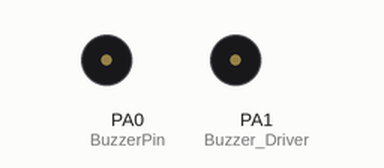
The program below on a simulated ATmega32, built with avr-gcc and emulated at 8 MHz. On the bench: buzzer (waves = sounding, pin HIGH).

Above: at 0.15 s.
At 1.65 s:
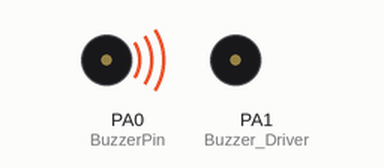
At 3.45 s:
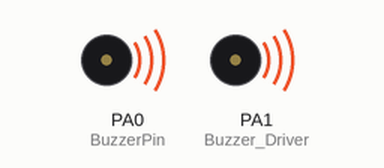
At 6.75 s:
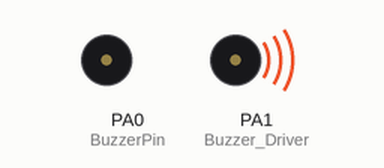
Timing chart, 0 to 7.0 s (numbered marks = the images above):
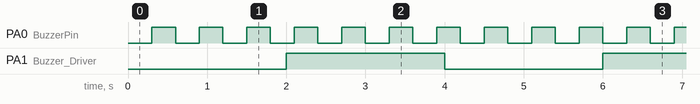

The program:

main.c
```c
// (licence header left out)
#include <util/delay.h>
#include "Hal/Led/Led_Interface.h"
#include "Hal/Buzzer/Buzzer_Interface.h"
#include "Mcal/Timer0/T0_Interface.h"
#include "Mcal/GIE/GIE_Interface.h"
/**
 * T1 -> 300msec  -> Buzzer Toggle At 300msec
 * T2 -> 2000msec -> Led Toggle At 2000msec
 * Req-> 100msec -> 3
 * Timer0 8bit - FCPU =8mhz  - Prescaller 64
 * CLK = 64/8000 000 => 8usec
 * OVF = 256*Clktime = 256*8usec = 2048usec
 * No Of OVF Count = 100 000 / 2048 =48.828125
 * preload = 256*(1-0.828125) = 44
 */
static volatile uint32_t SystemTick = 0 ;
void App_TickUpdate()
{
    SystemTick++;
}
 void main ()
{
    //Buzzer 300msec
    Led_Init(DIO_GroupA,DIO_Pin0);
    //Led 2000msec
    Led_Init(DIO_GroupA,DIO_Pin1);
    T0_NormalCallBack(App_TickUpdate);
    T0_NormalInit();
    GIE_Enable();
    uint32_t LastTimeofBuzzer = 0;
    uint32_t LastTimeofLed = 0;

    while(1)
    {
        if((SystemTick - LastTimeofBuzzer) >=3 )
        {
            Led_Toggle(DIO_GroupA,DIO_Pin0);
            LastTimeofBuzzer = SystemTick;
        }
        if((SystemTick - LastTimeofLed) >= 20 )
        {
            Led_Toggle(DIO_GroupA,DIO_Pin1);
            LastTimeofLed = SystemTick;
        }
    }


    /*
    Led_Init(DIO_GroupB,DIO_Pin3);
    T0_PwmInit();
    uint8_t LightIntensity=0;
    while (1)
    {
        for(LightIntensity=0;LightIntensity<=100;LightIntensity++)
        {
            T0_SetDutyCycle(LightIntensity);
            _delay_ms(50);
        }
        for(LightIntensity=100;LightIntensity>0;LightIntensity--)
        {
            T0_SetDutyCycle(LightIntensity);
            _delay_ms(50);
        }
    }
    */

}


void ButtonLedAPP(void)
{
    Led_Toggle(DIO_GroupA,DIO_Pin4);
}
```

Config.h
```c
// (licence header left out)
#ifndef _COMMON_CONFIG_H
#define _COMMON_CONFIG_H

#include "Definition.h"

/* ATmega32 project clock; keep this guarded for build-level overrides. */
#ifndef F_CPU
#define F_CPU 8000000UL
#endif// _COMMON_CONFIG_H
/*MCAL*/
/* Driver switches used by the current project. */
#define ADC_Driver          Enable
#define DIO_Driver          Enable
#define EXTI_Driver         Enable
#define GIE_Driver          Enable
#define InternalEEPROM      Enable
#define SPI_Driver          Enable
#define Timer0_Driver       Enable
#define Timer1_Driver       Enable
#define Timer2_Driver       Enable
#define TWI_Driver          Enable
#define Usart_Driver        Enable

/*HAL*/
#define Button_Driver       Enable
#define Buzzer_Driver       Enable
#define DcMotor_Driver      Enable
#define Kpd_Driver          Enable
#define Lcd_Driver          Enable
#define Led_Driver          Enable
#define SevSeg_Driver       Enable


#if Timer0_Driver
/* Select one Timer0 mode; the current application uses overflow mode. */
#define T0_Normal     Enable
#define T0_CTC        Enable
#define T0_PWM        Enable
#endif//  Timer0_Driver


#if Timer2_Driver
/* Timer2 driver files are present, but its configuration/API is not implemented. */
#define T2_Normal     Enable
#define T2_CTC        Enable
#define T2_PWM        Enable
#endif//  Timer2_Driver


#endif//     _COMMON_CONFIG_H
```

Buzzer_Config.h
```c
// (licence header left out)
#ifndef _HAL_BUZZER_BUZZER_CONFIG_H
#define _HAL_BUZZER_BUZZER_CONFIG_H

#include "../../Common/Config.h"

#if Buzzer_Driver

#include "../../Mcal/DIO/DIO_Interface.h"

#define Buzzer_ConnectionType Buzzer_NPNConnection
#define BuzzerGroup           DIO_GroupA
#define BuzzerPin             DIO_Pin0

#endif// Buzzer_Driver


#endif// _HAL_BUZZER_BUZZER_CONFIG_H
```

Definition.h
```c
/*
 * Definition.h
 *
 *  Created on: Aug 22, 2026
 *      Author: hesham
 */

#ifndef _COMMON_DEFINITION_H
#define _COMMON_DEFINITION_H


#define NULL         (void*)0
#define NullChar     '\0'

#define Enable 1
#define Disable 0

#endif// _COMMON_DEFINITION_H
```

Led_Interface.h
```c
#ifndef LED_INTERFACE
#define LED_INTERFACE

#include <stdint.h>
#include "../../Mcal/DIO/DIO_Interface.h"

#include "Led_Private.h"

void Led_Init(uint8_t LedGroup,uint8_t LedPin);

void Led_On(uint8_t LedGroup,uint8_t LedPin,uint8_t ConnectionType);

void Led_Off(uint8_t LedGroup,uint8_t LedPin,uint8_t ConnectionType);

void Led_Toggle(uint8_t LedGroup,uint8_t LedPin);


#endif /* LED_INTERFACE */
```

Led_Program.c
```c
#include "Led_Interface.h"

void Led_Init(uint8_t LedGroup,uint8_t LedPin)
{
    DIO_DirectionSelectForPin(LedGroup,LedPin,DIO_High);
}

void Led_On(uint8_t LedGroup,uint8_t LedPin,uint8_t ConnectionType)
{
    DIO_WriteForPin(DIO_GroupB,DIO_Pin3,DIO_Low);
    if(ConnectionType==Led_SourceConnection)
    {
        DIO_WriteForPin(LedGroup,LedPin,DIO_High);
    }
    else if (ConnectionType==Led_SinkConnection)
    {
        DIO_WriteForPin(LedGroup,LedPin,DIO_Low);
    }
    else
    {

    }
    DIO_WriteForPin(DIO_GroupB,DIO_Pin3,DIO_High);

}

void Led_Off(uint8_t LedGroup,uint8_t LedPin,uint8_t ConnectionType)
{
    if(ConnectionType==Led_SourceConnection)
    {
        DIO_WriteForPin(LedGroup,LedPin,DIO_Low);
    }
    else if (ConnectionType==Led_SinkConnection)
    {
        DIO_WriteForPin(LedGroup,LedPin,DIO_High);
    }
    else
    {

    }
}

void Led_Toggle(uint8_t LedGroup,uint8_t LedPin)
{
    DIO_ToggleForPin(LedGroup,LedPin);
}
```

Definition.h
```c
/*
 * Definition.h
 *
 *  Created on: Aug 22, 2026
 *      Author: hesham
 */

#ifndef _COMMON_DEFINITION_H
#define _COMMON_DEFINITION_H


#define NULL         (void*)0
#define NullChar     '\0'

#define Enable 1
#define Disable 0

#endif// _COMMON_DEFINITION_H
```

Buzzer_Interface.h
```c
// (licence header left out)
#ifndef BUZZER_INTERFACE_H
#define BUZZER_INTERFACE_H
#include "../../Common/Config.h"
#if Buzzer_Driver

#include <stdint.h>
#include "../../Common/BitMath.h"
#include "../../Common/Definition.h"
#include "../../Mcal/DIO/DIO_Interface.h"
#include "Buzzer_Private.h"
#include "Buzzer_Config.h"

void Buzzer_Init(void);
void Buzzer_On(void);
void Buzzer_Off(void);
void Buzzer_Toggle(void);

#endif// Buzzer_Driver

#endif// _HAL_BUZZER_BUZZER_INTERFACE_H
```

Led_Interface.h
```c
#ifndef LED_INTERFACE
#define LED_INTERFACE

#include <stdint.h>
#include "../../Mcal/DIO/DIO_Interface.h"

#include "Led_Private.h"

void Led_Init(uint8_t LedGroup,uint8_t LedPin);

void Led_On(uint8_t LedGroup,uint8_t LedPin,uint8_t ConnectionType);

void Led_Off(uint8_t LedGroup,uint8_t LedPin,uint8_t ConnectionType);

void Led_Toggle(uint8_t LedGroup,uint8_t LedPin);


#endif /* LED_INTERFACE */
```

Led_Program.c
```c
#include "Led_Interface.h"

void Led_Init(uint8_t LedGroup,uint8_t LedPin)
{
    DIO_DirectionSelectForPin(LedGroup,LedPin,DIO_High);
}

void Led_On(uint8_t LedGroup,uint8_t LedPin,uint8_t ConnectionType)
{
    DIO_WriteForPin(DIO_GroupB,DIO_Pin3,DIO_Low);
    if(ConnectionType==Led_SourceConnection)
    {
        DIO_WriteForPin(LedGroup,LedPin,DIO_High);
    }
    else if (ConnectionType==Led_SinkConnection)
    {
        DIO_WriteForPin(LedGroup,LedPin,DIO_Low);
    }
    else
    {

    }
    DIO_WriteForPin(DIO_GroupB,DIO_Pin3,DIO_High);

}

void Led_Off(uint8_t LedGroup,uint8_t LedPin,uint8_t ConnectionType)
{
    if(ConnectionType==Led_SourceConnection)
    {
        DIO_WriteForPin(LedGroup,LedPin,DIO_Low);
    }
    else if (ConnectionType==Led_SinkConnection)
    {
        DIO_WriteForPin(LedGroup,LedPin,DIO_High);
    }
    else
    {

    }
}

void Led_Toggle(uint8_t LedGroup,uint8_t LedPin)
{
    DIO_ToggleForPin(LedGroup,LedPin);
}
```

BitMath.h
```c
/*
 * BitMath.h
 *
 *  Created on: Aug 22, 2026
 *      Author: hesham
 */

#ifndef COMMON_BITMATH_H_
#define COMMON_BITMATH_H_

#define SetBit(Reg,BitNo)    Reg|=(1<<BitNo)
#define ClearBit(Reg,BitNo)  Reg&=~(1<<BitNo)
#define ToggleBit(Reg,BitNo) Reg^=(1<<BitNo)
#define ReadBit(Reg,BitNo)  (Reg>>BitNo)&1

#endif /* COMMON_BITMATH_H_ */
```

Led_Private.h
```c
#ifndef LED_PRIVATE
#define LED_PRIVATE

#define Led_SinkConnection     0
#define Led_SourceConnection     1


#endif /* LED_PRIVATE */
```

Atmega32Registers.h
```c
// (licence header left out)
#ifndef _MCAL_ATMEGA32REGISTERS_H
#define _MCAL_ATMEGA32REGISTERS_H
#include <stdint.h>
#define DDRA_Reg    *((volatile uint8_t*)0x3A)
#define PORTA_Reg   *((volatile uint8_t*)0x3B)
#define PINA_Reg    *((volatile uint8_t*)0x39)

#define DDRB_Reg    *((volatile uint8_t*)0x37)
#define PORTB_Reg   *((volatile uint8_t*)0x38)
#define PINB_Reg    *((volatile uint8_t*)0x36)

#define DDRC_Reg    *((volatile uint8_t*)0x34)
#define PORTC_Reg   *((volatile uint8_t*)0x35)
#define PINC_Reg    *((volatile uint8_t*)0x33)

#define DDRD_Reg    *((volatile uint8_t*)0x31)
#define PORTD_Reg   *((volatile uint8_t*)0x32)
#define PIND_Reg    *((volatile uint8_t*)0x30)

#define SREG_Reg    *((volatile uint8_t*)0x5F)

#define MCUCR_Reg    *((volatile uint8_t*)0x55)
#define MCUCSR_Reg   *((volatile uint8_t*)0x54)
#define GICR_Reg     *((volatile uint8_t*)0x5B)
#define GIFR_Reg     *((volatile uint8_t*)0x5A)

#endif// _MCAL_ATMEGA32REGISTERS_H
```

DIO_Config.h
```c
// (licence header left out)
#ifndef DIO_CONFIG
#define DIO_CONFIG


#endif /* DIO_CONFIG */
```

DIO_Interface.h
```c
// (licence header left out)
#ifndef _DIO_INTERFACE_H_
#define _DIO_INTERFACE_H_


#include <stdint.h>
#include "../../Common/BitMath.h"
#include "../../Common/Definition.h"
#include "../Atmega32Registers.h"

#include "DIO_Private.h"
#include "DIO_Config.h"

 /*Direction*/


/**
 * @fn
 * @brief
 * @param GroupName
 * @param PinNo
 * @param DirectionState
 */
void DIO_DirectionSelectForPin(uint8_t GroupName ,uint8_t PinNo ,uint8_t DirectionState );

/**
 * @fn
 * @brief
 * @param GroupName
 * @param DirectionState
 */
void DIO_DirectionSelectForGroup(uint8_t GroupName ,uint8_t DirectionState );

 /*OutputValue*/
void DIO_WriteForPin(uint8_t GroupName ,uint8_t PinNo ,uint8_t OutputValue );
void DIO_WriteForGroup(uint8_t GroupName ,uint8_t OutputValue );


 /*InputState*/
void DIO_ReadInputForPin(uint8_t GroupName ,uint8_t PinNo ,uint8_t *InputState );
void DIO_ReadInputForGroup(uint8_t GroupName ,uint8_t *InputState);


 /*Toggle*/
void DIO_ToggleForPin(uint8_t GroupName ,uint8_t PinNo );
void DIO_ToggleForGroup(uint8_t GroupName  );
 /*Internal Pull Up */
 void DIO_InternalPullUpControl(uint8_t GroupName ,uint8_t PinNo,uint8_t PullUpState);


 #endif 
```

DIO_Private.h
```c
// (licence header left out)
#ifndef DIO_PRIVATE
#define DIO_PRIVATE


typedef enum
{
    DIO_Input  = 0 ,
    DIO_Output = 1 ,
    DIO_AllOutput=0xFF,
}DIO_Direction_t;

typedef enum
{
    DIO_Low ,
    DIO_High ,
    DIO_AllHigh=0xFF,
}DIO_OutputValue_t;

typedef enum
{
    DIO_GroupA=1,
    DIO_GroupB,
    DIO_GroupC,
    DIO_GroupD,

}DIO_GroupName_t;

typedef enum
{
    DIO_Pin0,
    DIO_Pin1,
    DIO_Pin2,
    DIO_Pin3,
    DIO_Pin4,
    DIO_Pin5,
    DIO_Pin6,
    DIO_Pin7,
}DIO_PinNo_t;


#endif /* DIO_PRIVATE */
```

DIO_Program.c
```c
// (licence header left out)
#include "DIO_Interface.h"
void DIO_DirectionSelectForPin(uint8_t GroupName ,uint8_t PinNo ,uint8_t DirectionState )
{
    if(PinNo<=DIO_Pin7)
        {
            if(DirectionState==DIO_Output)
            {
                switch(GroupName)
                {
                    case DIO_GroupA: SetBit(DDRA_Reg,PinNo);break;
                    case DIO_GroupB: SetBit(DDRB_Reg,PinNo);break;
                    case DIO_GroupC: SetBit(DDRC_Reg,PinNo);break;
                    case DIO_GroupD: SetBit(DDRD_Reg,PinNo);break;
                    default : break; /*Error Code Wrong GroupName*/
                }
            }
            else if (DirectionState==DIO_Input)
            {
                switch(GroupName)
                {
                    case DIO_GroupA: ClearBit(DDRA_Reg,PinNo);break;
                    case DIO_GroupB: ClearBit(DDRB_Reg,PinNo);break;
                    case DIO_GroupC: ClearBit(DDRC_Reg,PinNo);break;
                    case DIO_GroupD: ClearBit(DDRD_Reg,PinNo);break;
                    default : break; /*Error Code Wrong GroupName*/
                }
            }
            else{
                // Error Code
            }
        }
}

void DIO_DirectionSelectForGroup(uint8_t GroupName ,uint8_t DirectionState )
{
    switch(GroupName)
    {
        case DIO_GroupA: DDRA_Reg=DirectionState;break;
        case DIO_GroupB: DDRB_Reg=DirectionState;break;
        case DIO_GroupC: DDRC_Reg=DirectionState;break;
        case DIO_GroupD: DDRD_Reg=DirectionState;break;
        default :  break;/*ErrorCode wrong Group*/
    }
}
void DIO_WriteForGroup(uint8_t GroupName ,uint8_t OutputValue )
{

    switch(GroupName)
    {
        case DIO_GroupA: PORTA_Reg=OutputValue;break;
        case DIO_GroupB: PORTB_Reg=OutputValue;break;
        case DIO_GroupC: PORTC_Reg=OutputValue;break;
        case DIO_GroupD: PORTD_Reg=OutputValue;break;
        default : break;/*ErrorCode wrong Group*/
    }
}

void DIO_WriteForPin(uint8_t GroupName ,uint8_t PinNo ,uint8_t OutputValue )
{
    if (PinNo<=DIO_Pin7)
    {
        if(OutputValue==DIO_Low)
        {
            switch(GroupName)
            {
                case DIO_GroupA: ClearBit(PORTA_Reg,PinNo);break;
                case DIO_GroupB: ClearBit(PORTB_Reg,PinNo);break;
                case DIO_GroupC: ClearBit(PORTC_Reg,PinNo);break;
                case DIO_GroupD: ClearBit(PORTD_Reg,PinNo);break;
            }
        }
        else if(OutputValue==DIO_High)
        {
            switch(GroupName)
            {
                case DIO_GroupA: SetBit(PORTA_Reg,PinNo);break;
                case DIO_GroupB: SetBit(PORTB_Reg,PinNo);break;
                case DIO_GroupC: SetBit(PORTC_Reg,PinNo);break;
                case DIO_GroupD: SetBit(PORTD_Reg,PinNo);break;
            }
        }
    }
}


void DIO_ReadInputForPin(uint8_t GroupName ,uint8_t PinNo ,uint8_t *InputState )
{
    if(InputState!=NULL&&PinNo<=DIO_Pin7)
    {
        switch(GroupName)
        {
         case DIO_GroupA:*InputState=ReadBit(PINA_Reg,PinNo);break;
         case DIO_GroupB:*InputState=ReadBit(PINB_Reg,PinNo);break;
         case DIO_GroupC:*InputState=ReadBit(PINC_Reg,PinNo);break;
         case DIO_GroupD:*InputState=ReadBit(PIND_Reg,PinNo);break;
        }
    }
}

void DIO_ReadInputForGroup(uint8_t GroupName ,uint8_t *InputState)
{
    if(InputState!=NULL)
    {
        switch(GroupName)
        {
            case DIO_GroupA : *InputState=PINA_Reg;break;
            case DIO_GroupB : *InputState=PINB_Reg;break;
            case DIO_GroupC : *InputState=PINC_Reg;break;
            case DIO_GroupD : *InputState=PIND_Reg;break;
        }
    }
}


void DIO_ToggleForPin(uint8_t GroupName ,uint8_t PinNo )
{
    if(PinNo<=DIO_Pin7)
    {
        switch(GroupName)
        {
            case DIO_GroupA: ToggleBit(PORTA_Reg,PinNo);break;
            case DIO_GroupB: ToggleBit(PORTB_Reg,PinNo);break;
            case DIO_GroupC: ToggleBit(PORTC_Reg,PinNo);break;
            case DIO_GroupD: ToggleBit(PORTD_Reg,PinNo);break;
        }
    }
}
void DIO_ToggleForGroup(uint8_t GroupName  )
{
        switch(GroupName)
        {
            case DIO_GroupA: PORTA_Reg= ~PORTA_Reg;break;
            case DIO_GroupB: PORTB_Reg= ~PORTB_Reg;break;
            case DIO_GroupC: PORTC_Reg= ~PORTC_Reg;break;
            case DIO_GroupD: PORTD_Reg= ~PORTD_Reg;break;
        }
}
 /*Internal Pull Up */
void DIO_InternalPullUpControl(uint8_t GroupName ,uint8_t PinNo,uint8_t PullUpState)
{
    DIO_WriteForPin(GroupName,PinNo,PullUpState);
}
```

GIE_Interface.h
```c
// (licence header left out)
#pragma once
#include "../../Common/BitMath.h"
#include "../../Common/Definition.h"
#include "../Atmega32Registers.h"
/**
 * @brief
 */
void GIE_Enable();
/**
 * @brief
 */
void GIE_Disable();
```

GIE_Program.c
```c
// (licence header left out)
#include "GIE_Interface.h"

void GIE_Enable()
{
    SetBit(SREG_Reg,7);
}

void GIE_Disable()
{
    ClearBit(SREG_Reg,7);
}
```

BitMath.h
```c
/*
 * BitMath.h
 *
 *  Created on: Aug 22, 2026
 *      Author: hesham
 */

#ifndef COMMON_BITMATH_H_
#define COMMON_BITMATH_H_

#define SetBit(Reg,BitNo)    Reg|=(1<<BitNo)
#define ClearBit(Reg,BitNo)  Reg&=~(1<<BitNo)
#define ToggleBit(Reg,BitNo) Reg^=(1<<BitNo)
#define ReadBit(Reg,BitNo)  (Reg>>BitNo)&1

#endif /* COMMON_BITMATH_H_ */
```

Buzzer_Private.h
```c
// (licence header left out)
#ifndef _HAL_BUZZER_BUZZER_PRIVATE_H
#define _HAL_BUZZER_BUZZER_PRIVATE_H
#include "../../Common/Config.h"
#if Buzzer_Driver
    typedef enum
    {
        Buzzer_StateOff = 0,
        Buzzer_StateOn  = 1
    }Buzzer_State_t;
    typedef enum
    {
        Buzzer_PNPConnection =  0,
        Buzzer_NPNConnection =  1,
    }Buzzer_Connection_t;
#endif// Buzzer_Driver

#endif// _HAL_BUZZER_BUZZER_PRIVATE_H
```

Led_Private.h
```c
#ifndef LED_PRIVATE
#define LED_PRIVATE

#define Led_SinkConnection     0
#define Led_SourceConnection     1


#endif /* LED_PRIVATE */
```

Atmega32Registers.h
```c
// (licence header left out)
#ifndef ATMEGA32REGISTERS_H
#define ATMEGA32REGISTERS_H
#include <stdint.h>
#define _SetAddress8bit(Addrress)   *((volatile uint8_t*)Addrress)
#define _SetAddress16bit(Addrress)  *((volatile uint16_t*)Addrress)
#define _SetAddress32bit(Addrress)  *((volatile uint32_t*)Addrress)


#define DDRA_Reg    _SetAddress8bit(0x3A)
#define PORTA_Reg   _SetAddress8bit(0x3B)
#define PINA_Reg    _SetAddress8bit(0x39)

#define DDRB_Reg    _SetAddress8bit(0x37)
#define PORTB_Reg   _SetAddress8bit(0x38)
#define PINB_Reg    _SetAddress8bit(0x36)

#define DDRC_Reg    _SetAddress8bit(0x34)
#define PORTC_Reg   _SetAddress8bit(0x35)
#define PINC_Reg    _SetAddress8bit(0x33)

#define DDRD_Reg    _SetAddress8bit(0x31)
#define PORTD_Reg   _SetAddress8bit(0x32)
#define PIND_Reg    _SetAddress8bit(0x30)

#define SREG_Reg    _SetAddress8bit(0x5F)

#define MCUCR_Reg    _SetAddress8bit(0x55)
#define MCUCSR_Reg   _SetAddress8bit(0x54)
#define GICR_Reg     _SetAddress8bit(0x5B)
#define GIFR_Reg     _SetAddress8bit(0x5A)


#define ADMUX_Reg    _SetAddress8bit(0x27)
#define ADCSRA_Reg   _SetAddress8bit(0x26)
#define ADCH_Reg     _SetAddress8bit(0x25)
#define ADCL_Reg     _SetAddress8bit(0x24)
#define ADCData_Reg  _SetAddress16bit(0x24)
#define SFIOR_Reg    _SetAddress8bit(0x50)

#define TCCR0_Reg    _SetAddress8bit(0x53)
#define TCNT0_Reg    _SetAddress8bit(0x52)
#define OCR0_Reg     _SetAddress8bit(0x5C)

#define TCCR2_Reg    _SetAddress8bit(0x45)
#define TCNT2_Reg    _SetAddress8bit(0x44)
#define OCR2_Reg     _SetAddress8bit(0x43)

#define TCCR1A_Reg   _SetAddress8bit(0x4F)
#define TCCR1B_Reg   _SetAddress8bit(0x4E)
#define TCNT1_Reg    _SetAddress16bit(0x4C)
#define OCR1A_Reg    _SetAddress16bit(0x4A)
#define OCR1B_Reg    _SetAddress16bit(0x48)
#define ICR1_Reg     _SetAddress16bit(0x46)


#define TIMSk_Reg    _SetAddress8bit(0x59)
#define TIFR_Reg     _SetAddress8bit(0x58)

#endif /*ATMEGA32REGISTERS_H */
```

DIO_Config.h
```c
// (licence header left out)
#ifndef _MCAL_DIO_DIO_CONFIG_H
#define _MCAL_DIO_DIO_CONFIG_H


#endif// _MCAL_DIO_DIO_CONFIG_H
```

Source omitted: DIO_Interface.h (3465 bytes), DIO_Private.h (685 bytes), DIO_Program.c (4780 bytes), GIE_Interface.h (392 bytes), GIE_Program.c (321 bytes), T0_Config.h (834 bytes), T0_Interface.h (699 bytes), T0_Private.h (1081 bytes), T0_Program.c (2325 bytes)

Measured:
- by itself, PA0 (BuzzerPin): moves between LOW and HIGH, repeating every 5.4 s
- by itself, PA1 (Buzzer_Driver): alternates HIGH for 2.0 s and LOW for 2.0 s
